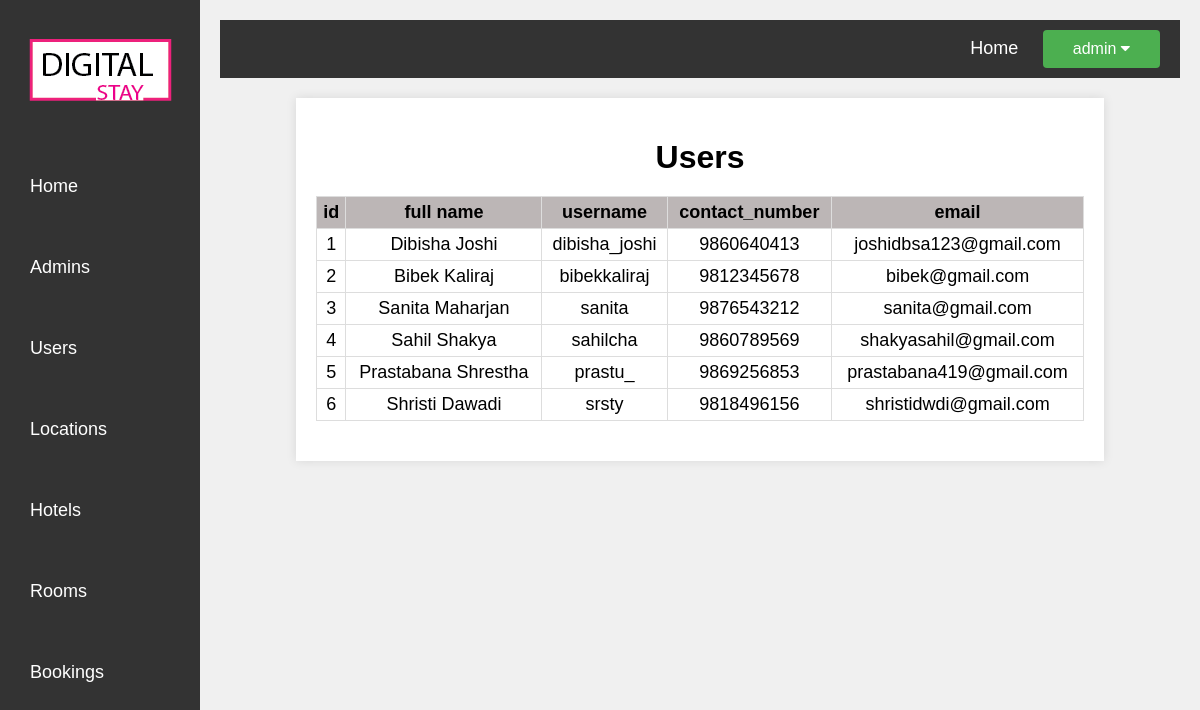
Page /admin/get_users.php (signed in) on the committed database.
### tables this page shows
CREATE TABLE `users` (
  `id` int(10) UNSIGNED NOT NULL,
  `username` varchar(15) DEFAULT NULL,
  `password` varchar(255) DEFAULT NULL,
  `email` varchar(50) DEFAULT NULL,
  `contact_number` varchar(10) DEFAULT NULL,
  `full_name` varchar(255) NOT NULL
);

### admin/get_users.php (the view)
<?php
include 'db_connect.php';
$sql = "SELECT * FROM users";
$result = $conn->query($sql);
?>
<?php require_once'components/adminhead.php';?>
<?php require_once'components/header.php';?>
<div class="admin-container">
    <h1>Users</h1>
    <table>
        <thead>
            <tr>
                    <th>id</th>
                    <th>full name</th>
                    <th>username</th>
                    <th>contact_number</th>
                    <th>email</th>
                </tr>
            </thead>
            <tbody>
                <?php
                if ($result->num_rows > 0) {
                $serial_number = 1;
                    while($row = $result->fetch_assoc()) {
                        echo "<tr>";
                        echo"<td>$serial_number</td>";
                        echo "<td>" . $row['full_name'] . "</td>";
                        echo "<td>" . $row['username'] . "</td>";
                        echo "<td>" . $row['contact_number'] . "</td>";
                        echo "<td>" . $row['email'] . "</td>";
                        echo "</tr>";
                        $serial_number++;
                    }
                } else {
                    echo "<tr><td colspan='6'>No users found</td></tr>";
                }
                ?>
            </tbody>
        </table>
    </div>

### admin/admincss/admin_css.css (style rules this page uses)
body { margin: 0; font-family: Arial, sans-serif; }
h1 { text-align: center; margin-bottom: 20px; }
.locationtable th, td { border: 1px solid #ffffff; }
.locationtable th, td { padding: 12px; text-align: left; }
table { width: fit-content; border-collapse: collapse; margin: 20px 0; font-size: 18px; text-align: left; }
table, th, td { border: 1px solid #ddd; }
th, td { padding: 10px; text-align: center; }
th { background-color: #f2f2f2; }
tr:nth-child(even) { background-color: #f9f9f9; }
h1 { text-align: center; }
table { width: 100%; border-collapse: collapse; margin: 20px 0; }
td { background-color: white; }
th, td { padding: 5px; text-align: center; }
th { background-color: #bcb6b6; }
.admin-container { width: 80%; margin: 0 auto; padding: 20px; background-color: #fff; box-shadow: 0 0 10px rgba(0, 0, 0, 0.1); margin-top: 20px; }

### admin/admincss/admin.css (style rules this page uses)
body { font-family: Arial, sans-serif; background-color: #f0f0f0; justify-content: center; align-items: center; height: 100vh; margin: 0; }
body { font-family: Arial, sans-serif; margin: 0; padding: 0; }

### rows in the picture
users: full_name "Dibisha Joshi", username "dibisha_joshi", contact_number "9860640413", email "joshidbsa123@gmail.com"
users: full_name "Bibek Kaliraj", username "bibekkaliraj", contact_number "9812345678", email "bibek@gmail.com"
users: full_name "Sanita Maharjan", username "sanita", contact_number "9876543212", email "sanita@gmail.com"
users: full_name "Sahil Shakya", username "sahilcha", contact_number "9860789569", email "shakyasahil@gmail.com"
users: full_name "Prastabana Shrestha", username "prastu_", contact_number "9869256853", email "prastabana419@gmail.com"
users: full_name "Shristi Dawadi", username "srsty", contact_number "9818496156", email "shristidwdi@gmail.com"

### other values in the picture
$_SESSION['admin_username'] "admin"
